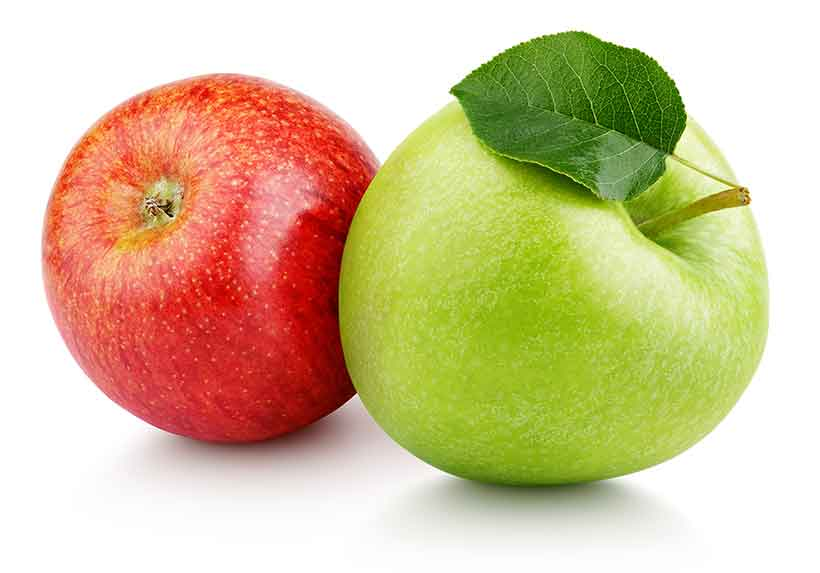
#> input picture img/fruit.jpg, 820 x 573 px
$ python Tutorial03.py
#> lines starting #> are read from the running program, lines starting #| are printed output that depends on the picture
import cv2
import numpy as np
#AIM : Extracting Blue , Green , Red channel separately and stacking them to see compare

img = cv2.imread("img/fruit.jpg")
#> img is the input picture: shape (573, 820, 3); mean B, G, R 153, 194.2, 212.5


# Extracting Images
RedImg = img[:,:,0]
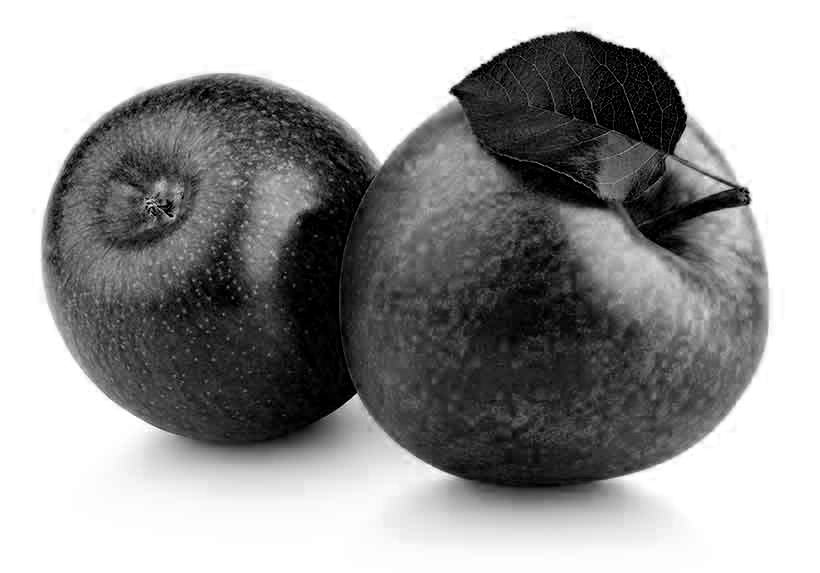
#> RedImg: shape (573, 820); min 0, max 255, mean 153
GreenImg = img[:,:,1]
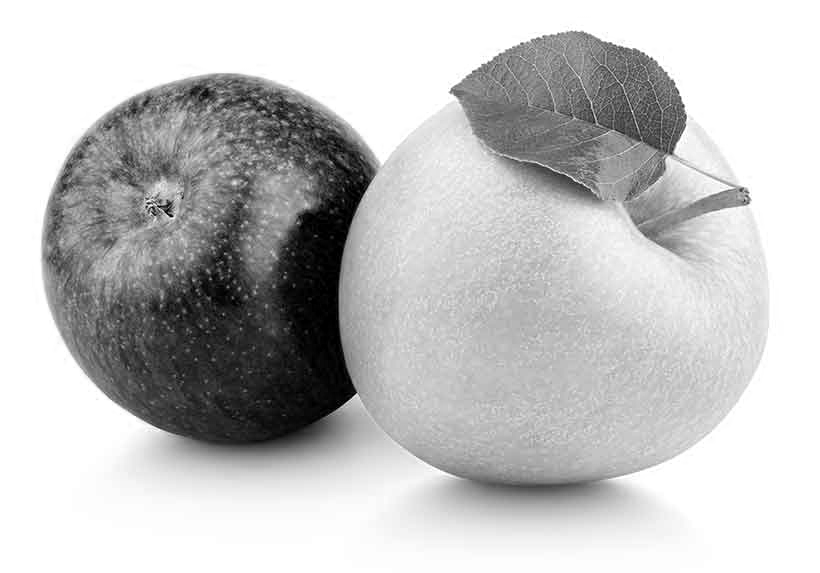
#> GreenImg: shape (573, 820); min 0, max 255, mean 194.2
BlueImg = img[:,:,2]
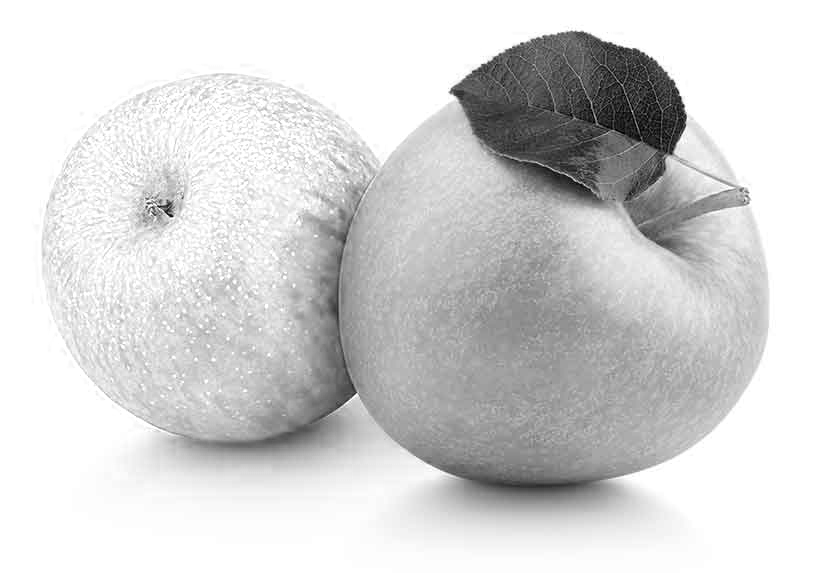
#> BlueImg: shape (573, 820); min 0, max 255, mean 212.5


ImgStack = np.hstack((RedImg,GreenImg,BlueImg))
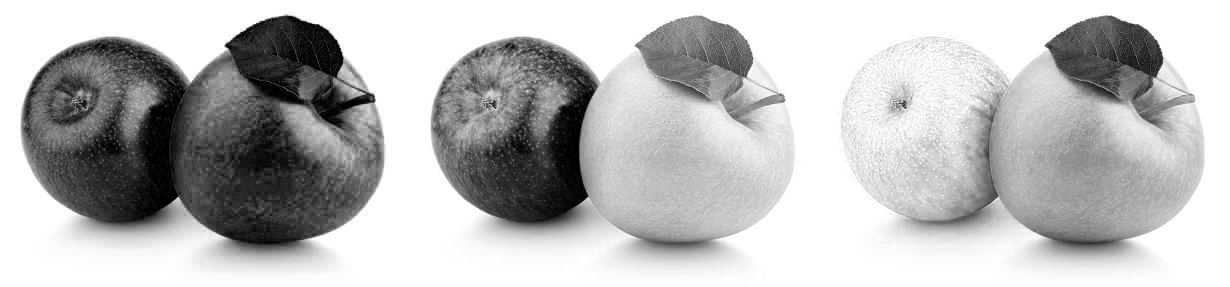
#> ImgStack: shape (573, 2460) (shown at 1/2 size); min 0, max 255, mean 186.6


cv2.imshow("window",ImgStack)
cv2.waitKey(0)
